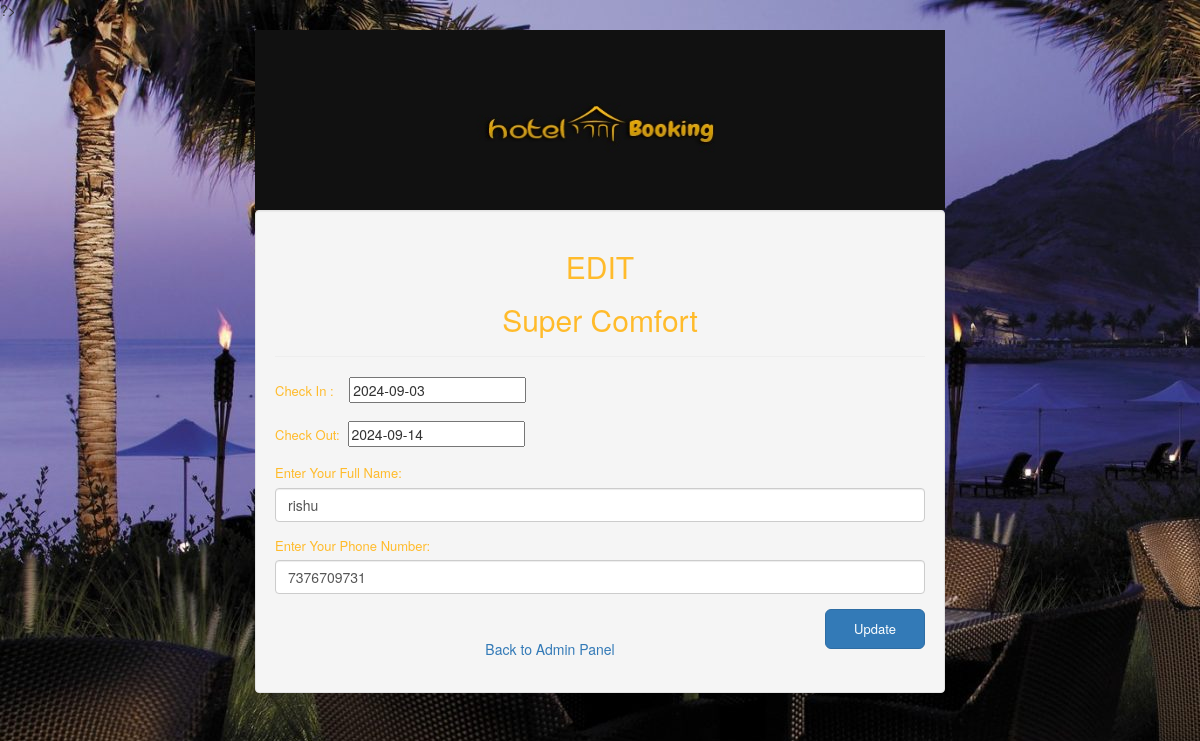
Page /edit_all_room.php?id=28 on the committed database.
### tables this page shows
CREATE TABLE `rooms` (
  `room_id` int(200) NOT NULL,
  `room_cat` text NOT NULL,
  `checkin` date NOT NULL,
  `checkout` date NOT NULL,
  `name` text NOT NULL,
  `phone` bigint(255) NOT NULL,
  `book` text NOT NULL
);

### admin/include/class.user.php (called while the page is built, shortened)
<?php
        class user
        {
            public function __construct()
            {
                $this->db=new mysqli(DB_SERVER,DB_USERNAME,DB_PASSWORD,'hotel');
            }
        }
?>

### edit_all_room.php (the view, shortened to what this page needs)
<?php
    include_once 'admin/include/class.user.php';
    $user=new User();
$id=$_GET['id'];
$sql="SELECT * FROM rooms WHERE room_id='$id'";
$query=mysqli_query($user->db, $sql);
$row = mysqli_fetch_array($query);
?>
<!DOCTYPE html>
<html lang="en">
<head>
    <link href="css/bootstrap.min.css" rel="stylesheet">
  <link rel="stylesheet" href="admin/css/reg.css" type="text/css">
  <link rel="stylesheet" href="//code.jquery.com/ui/1.12.1/themes/base/jquery-ui.css">
</head>
<body>
    <div class="container">
       <img class="img-responsive" src="images/home_banner.jpg" style="width:100%; height:180px;">
      <div class="well">
            <h2>EDIT</h2>
          <h2><?php echo  $row['room_cat']?></h2>
            <hr>
            <form action="" method="post" name="room_category">
               <div class="form-group">
                    <label for="checkin">Check In :</label>&nbsp;&nbsp;&nbsp;
                    <input type="text" class="datepicker" name="checkin" value="<?php echo $row['checkin']?>">
                </div>
               <div class="form-group">
                    <label for="checkout">Check Out:</label>&nbsp;
                    <input type="text" class="datepicker" name="checkout" value="<?php echo $row['checkout']?>">
                </div>
                <div class="form-group">
                    <label for="name">Enter Your Full Name:</label>
                    <input type="text" class="form-control" name="name" value="<?php echo $row['name']?>" required>
                </div>
                <div class="form-group">
                    <label for="phone">Enter Your Phone Number:</label>
                    <input type="number" class="form-control" name="phone" value="<?php echo $row['phone']?>" required>
                </div>
                <button type="submit" class="btn btn-lg btn-primary button" name="submit">Update</button>
               <br>
                <div id="click_here">
                    <a href="admin.php">Back to Admin Panel</a>
                </div>
            </form>
        </div>
    </div>
</body>
</html>

### admin/css/reg.css (style rules this page uses)
body { background-image: url('../../images/home_bg.jpg'); background-repeat: no-repeat; background-attachment: fixed; }
h2 { text-align: center; color: #ffbb2b; }
#click_here { margin-top: 10px; text-align: center; }
.container { width: 60%; margin-top: 10px; }
label { color:#ffbb2b; font-size: 13px; font-weight: 100; }
.button { width: 100px; float: right; font-size: 13px; }

### rows in the picture
rooms: room_cat "Super Comfort", checkin "2024-09-03", checkout "2024-09-14", name "rishu", phone "7376709731"
